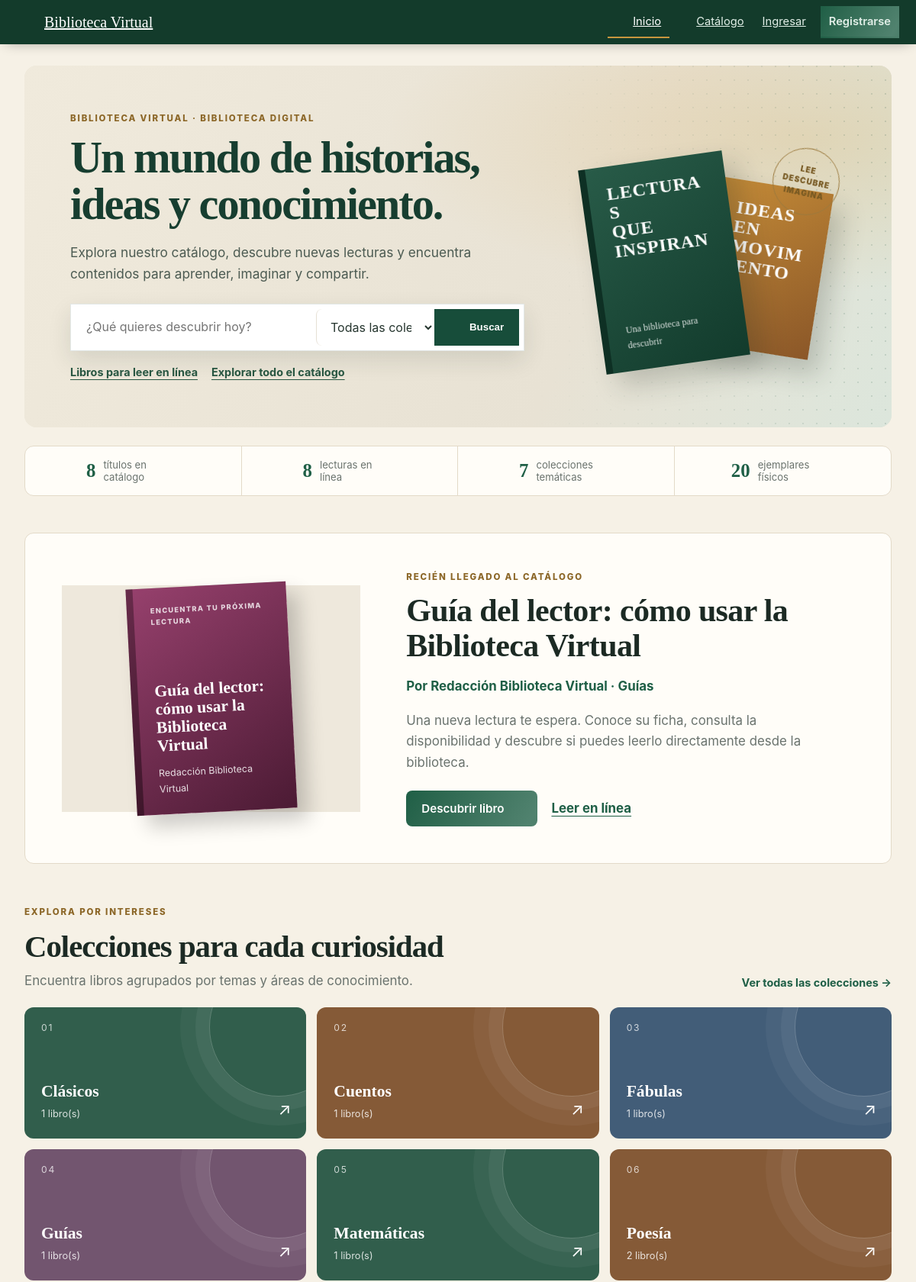
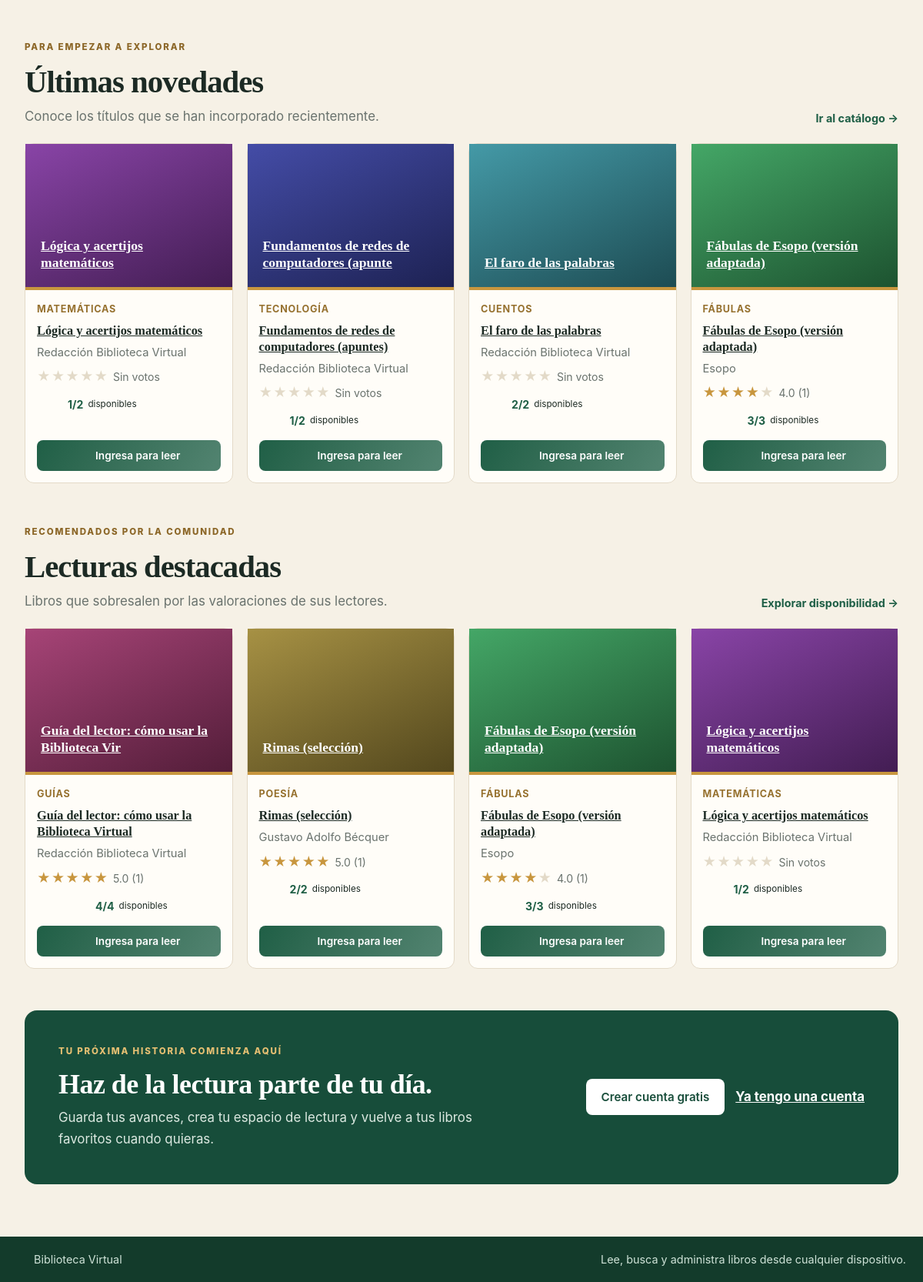
The page / on the database its author committed (2 pictures, top to bottom).
### tables this page shows
CREATE TABLE configuracion (
  clave VARCHAR(40) NOT NULL,
  valor TEXT DEFAULT NULL,
  PRIMARY KEY (clave)
);

CREATE TABLE libros (
  id INT NOT NULL AUTO_INCREMENT,
  codigo VARCHAR(30) NOT NULL,
  titulo VARCHAR(150) NOT NULL,
  autor_id INT NOT NULL,
  categoria_id INT NOT NULL,
  editorial VARCHAR(100) DEFAULT NULL,
  anio SMALLINT DEFAULT NULL,
  ejemplares INT NOT NULL DEFAULT 0,
  descripcion TEXT DEFAULT NULL,
  archivo VARCHAR(80) DEFAULT NULL,
  creado_en TIMESTAMP NOT NULL DEFAULT CURRENT_TIMESTAMP,
  PRIMARY KEY (id),
  UNIQUE KEY uq_libros_codigo (codigo),
  KEY idx_libros_titulo (titulo),
  KEY idx_libros_autor (autor_id),
  KEY idx_libros_categoria (categoria_id),
  CONSTRAINT fk_libros_autor FOREIGN KEY (autor_id) REFERENCES autores(id) ON DELETE RESTRICT,
  CONSTRAINT fk_libros_categoria FOREIGN KEY (categoria_id) REFERENCES categorias(id) ON DELETE RESTRICT
);

CREATE TABLE autores (
  id INT NOT NULL AUTO_INCREMENT,
  nombre VARCHAR(100) NOT NULL,
  nacionalidad VARCHAR(60) DEFAULT NULL,
  PRIMARY KEY (id),
  UNIQUE KEY uq_autores_nombre (nombre)
);

CREATE TABLE categorias (
  id INT NOT NULL AUTO_INCREMENT,
  nombre VARCHAR(60) NOT NULL,
  descripcion VARCHAR(200) DEFAULT NULL,
  PRIMARY KEY (id),
  UNIQUE KEY uq_categorias_nombre (nombre)
);

### index.php (the view, shortened to what the rows shown need)
<?php
require_once 'seguridad.php';
$cn = db();
$categorias = consulta($cn, 'SELECT c.id, c.nombre, COUNT(l.id) AS total FROM categorias c LEFT JOIN libros l ON l.categoria_id = c.id GROUP BY c.id, c.nombre ORDER BY c.nombre');
$novedades = consulta($cn, 'SELECT l.id, l.titulo, l.ejemplares, l.categoria_id, c.nombre AS categoria, a.nombre AS autor, ' . sql_disponibles('l') . ' AS disponibles, ' . sql_extra_tarjeta() . ' FROM libros l JOIN autores a ON a.id = l.autor_id JOIN categorias c ON c.id = l.categoria_id ORDER BY l.creado_en DESC, l.id DESC LIMIT 8');
$mas_vistos = consulta($cn, 'SELECT l.id, l.titulo, l.ejemplares, l.categoria_id, c.nombre AS categoria, a.nombre AS autor, ' . sql_disponibles('l') . ' AS disponibles, ' . sql_extra_tarjeta() . ' FROM libros l JOIN autores a ON a.id = l.autor_id JOIN categorias c ON c.id = l.categoria_id ORDER BY promedio DESC, votos DESC, l.id DESC LIMIT 4');
$destacado = count($novedades) ? $novedades[0] : null;
require 'cabecera.php';
?>
<div class="inicio-bdb">
  <section class="portada-inicio" aria-labelledby="titulo-inicio">
    <div class="portada-copia">
      <h1 id="titulo-inicio">Un mundo de historias, ideas y conocimiento.</h1>
    </div>
  </section>
  <?php if ($destacado): ?>
  <section class="destacado-editorial" aria-labelledby="titulo-destacado">
    <div class="destacado-visual">
      <div class="portada-destacada" style="--tono:<?php echo (int)(((int)$destacado['categoria_id'] * 47) % 360); ?>">
        <span class="etiqueta-portada">ENCUENTRA TU PRÓXIMA LECTURA</span>
        <?php echo icono('abierto', 42); ?>
        <strong><?php echo e($destacado['titulo']); ?></strong>
        <small><?php echo e($destacado['autor']); ?></small>
      </div>
    </div>
    <div class="destacado-texto">
      <span class="sobrelinea">RECIÉN LLEGADO AL CATÁLOGO</span>
      <h2 id="titulo-destacado"><?php echo e($destacado['titulo']); ?></h2>
      <p class="firma-destacado">Por <?php echo e($destacado['autor']); ?> · <?php echo e($destacado['categoria']); ?></p>
      <p>Una nueva lectura te espera. Conoce su ficha, consulta la disponibilidad y descubre si puedes leerlo directamente desde la biblioteca.</p>
      <div class="acciones-destacado">
        <a class="btn" href="libro.php?id=<?php echo (int)$destacado['id']; ?>">Descubrir libro <?php echo icono('mas', 16); ?></a>
        <?php if (!empty($destacado['leible'])): ?><a class="enlace-editorial" href="<?php echo logueado() ? 'leer.php?id=' . (int)$destacado['id'] : 'login.php'; ?>">Leer en línea</a><?php endif; ?>
      </div>
    </div>
  </section>
  <?php endif; ?>
  <section class="bloque-editorial">
    <div class="cabecera-bloque">
      <div><span class="sobrelinea">EXPLORA POR INTERESES</span><h2>Colecciones para cada curiosidad</h2><p>Encuentra libros agrupados por temas y áreas de conocimiento.</p></div>
    </div>
    <?php if (count($categorias)): ?>
      <div class="colecciones-editoriales">
        <?php foreach (array_slice($categorias, 0, 6) as $i => $c): ?>
          <a class="coleccion-editorial coleccion-<?php echo ($i % 4) + 1; ?>" href="catalogo.php?categoria=<?php echo (int)$c['id']; ?>">
            <span class="numero-coleccion">0<?php echo $i + 1; ?></span>
            <span class="nombre-coleccion"><?php echo e($c['nombre']); ?></span>
            <span class="cantidad-coleccion"><?php echo (int)$c['total']; ?> libro(s)</span>
            <span class="flecha-coleccion" aria-hidden="true">↗</span>
          </a>
        <?php endforeach; ?>
      </div>
    <?php else: ?>
      <div class="vacio">Las colecciones aparecerán aquí cuando se registren categorías.</div>
    <?php endif; ?>
  </section>
  <section class="bloque-editorial bloque-novedades">
    <div class="cabecera-bloque">
      <div><span class="sobrelinea">PARA EMPEZAR A EXPLORAR</span><h2>Últimas novedades</h2><p>Conoce los títulos que se han incorporado recientemente.</p></div>
    </div>
    <?php if (count($novedades) > 1): ?>
      <div class="rejilla rejilla-editorial">
        <?php foreach (array_slice($novedades, 1, 4) as $l) { echo tarjeta_libro($l); } ?>
      </div>
    <?php elseif (!$destacado): ?>
      <div class="vacio">Aún no hay libros registrados. Pronto encontrarás nuevas lecturas aquí.</div>
    <?php else: ?>
      <div class="vacio">Estamos preparando más novedades para ti. Mientras tanto, descubre el libro destacado.</div>
    <?php endif; ?>
  </section>
  <section class="bloque-editorial bloque-mas-vistos">
    <div class="cabecera-bloque">
      <div><span class="sobrelinea">RECOMENDADOS POR LA COMUNIDAD</span><h2>Lecturas destacadas</h2><p>Libros que sobresalen por las valoraciones de sus lectores.</p></div>
    </div>
    <?php if (count($mas_vistos)): ?>
      <div class="rejilla rejilla-editorial">
        <?php foreach ($mas_vistos as $l) { echo tarjeta_libro($l); } ?>
      </div>
    <?php else: ?>
      <div class="vacio">Las lecturas destacadas aparecerán cuando haya libros en el catálogo.</div>
    <?php endif; ?>
  </section>
  <section class="invitacion-lector">
    <div><span class="sobrelinea">TU PRÓXIMA HISTORIA COMIENZA AQUÍ</span><h2>Haz de la lectura parte de tu día.</h2><p>Guarda tus avances, crea tu espacio de lectura y vuelve a tus libros favoritos cuando quieras.</p></div>
  </section>
</div>
<?php require 'pie.php'; ?>

### cabecera.php (shortened to what the rows shown need)
<?php
$cab_cfg = config_sitio();
$cab_usuario = usuario_actual();
$cab_tema = ($cab_usuario && in_array($cab_usuario['tema'], array('auto', 'claro', 'oscuro'), true)) ? $cab_usuario['tema'] : 'auto';
?>
<!DOCTYPE html>
<html lang="es" data-tema="<?php echo e($cab_tema); ?>">
<head>
<link rel="stylesheet" href="estilos.css?v=20261126-2">
</head>
<body data-csrf="<?php echo e(csrf_token()); ?>" data-logueado="<?php echo logueado() ? '1' : '0'; ?>">
<header class="barra">
  <div class="barra-in">
    <a class="logo" href="<?php echo es_admin() ? 'panel.php' : (es_bibliotecario() ? 'panel_bibliotecario.php' : 'index.php'); ?>"><?php echo icono('libro', 26); ?><span><?php echo e($cab_cfg['nombre_sitio']); ?></span></a>
  </div>
</header>
<main class="contenedor">

### seguridad.php (shortened to what the rows shown need)
<?php
require_once __DIR__ . '/conectar.php';
function e($v) {
    return htmlspecialchars((string)$v, ENT_QUOTES, 'UTF-8');
}
function logueado() {
    return !empty($_SESSION['usuario_id']);
}
function es_admin() {
    return logueado() && isset($_SESSION['rol']) && $_SESSION['rol'] === 'admin';
}
function es_lector() {
    return logueado() && isset($_SESSION['rol']) && $_SESSION['rol'] === 'lector';
}
function es_bibliotecario() {
    return logueado() && isset($_SESSION['rol']) && $_SESSION['rol'] === 'bibliotecario';
}
function csrf_token() {
    return $_SESSION['csrf'];
}
function consulta($cn, $sql, $tipos = '', $params = array()) {
    $st = $cn->prepare($sql);
    $st->execute();
    $filas = array();
    $meta = $st->result_metadata();
    if ($meta) {
        if (method_exists($st, 'get_result')) {
            $r = $st->get_result();
            while ($f = $r->fetch_assoc()) { $filas[] = $f; }
        }
    }
    return $filas;
}
function usuario_actual() {
    static $u = false;
    if ($u === false) {
        $u = null;
    }
    return $u;
}
function config_sitio() {
    static $c = null;
    if ($c === null) {
        $c = array('nombre_sitio' => 'Biblioteca Virtual', 'color_primario' => '#1f5f46', 'color_acento' => '#c8963e', 'color_fondo' => '#f6f1e6', 'color_fondo_oscuro' => '#101a16', 'css_extra' => '');
        try {
            foreach (consulta(db(), 'SELECT clave, valor FROM configuracion') as $f) { $c[$f['clave']] = (string)$f['valor']; }
        } catch (Throwable $ex) {
        }
    }
    return $c;
}
function sql_disponibles($alias = 'l') {
    return '(' . $alias . ".ejemplares - (SELECT COUNT(*) FROM prestamos pd WHERE pd.libro_id = " . $alias . ".id AND pd.estado = 'Activo'))";
}
function sql_promedio($alias = 'l') {
    return '(SELECT ROUND(AVG(rs.puntuacion), 1) FROM resenas rs WHERE rs.libro_id = ' . $alias . '.id)';
}
function sql_votos($alias = 'l') {
    return '(SELECT COUNT(*) FROM resenas rv WHERE rv.libro_id = ' . $alias . '.id)';
}
function sql_leible($alias = 'l') {
    return '((SELECT COUNT(*) FROM capitulos cp WHERE cp.libro_id = ' . $alias . '.id) > 0 OR ' . $alias . '.archivo IS NOT NULL)';
}
function sql_extra_tarjeta() {
    return sql_promedio('l') . ' AS promedio, ' . sql_votos('l') . ' AS votos, ' . sql_leible('l') . ' AS leible';
}
function estrellas($promedio, $votos = null) {
    $p = (float)$promedio;
    $html = '<span class="estrellas" title="' . ($votos === 0 ? 'Sin calificaciones' : number_format($p, 1) . ' de 5') . '">';
    for ($i = 1; $i <= 5; $i++) {
        $html .= '<span class="' . ($p >= $i - 0.25 ? 'llena' : ($p >= $i - 0.75 ? 'media' : 'vacia')) . '">★</span>';
    }
    if ($votos !== null) { $html .= ' <small>' . ($votos > 0 ? number_format($p, 1) . ' (' . (int)$votos . ')' : 'Sin votos') . '</small>'; }
    return $html . '</span>';
}
function icono($nombre, $tam = 18) {
    $trazo = isset($p[$nombre]) ? $p[$nombre] : $p['libro'];
    return '<svg class="ico" width="' . (int)$tam . '" height="' . (int)$tam . '" viewBox="0 0 24 24" fill="none" stroke="currentColor" stroke-width="2" stroke-linecap="round" stroke-linejoin="round" aria-hidden="true">' . $trazo . '</svg>';
}
function iconos_ejemplares($disp, $total) {
    $disp = max(0, (int)$disp);
    $total = max(0, (int)$total);
    $mostrar = min($total, 10);
    $html = '<span class="ejemplares-iconos" title="' . $disp . ' de ' . $total . ' ejemplares físicos disponibles">';
    for ($i = 1; $i <= $mostrar; $i++) {
        $html .= '<span class="ej ' . ($i <= $disp ? 'on' : 'off') . '">' . icono('libro', 16) . '</span>';
    }
    return $html . '</span>';
}
function tarjeta_libro($l) {
    $disp = (int)$l['disponibles'];
    $total = (int)$l['ejemplares'];
    $matiz = ((int)$l['categoria_id'] * 47) % 360;
    $url = 'libro.php?id=' . (int)$l['id'];
    $leible = !empty($l['leible']);
    $h = '<article class="tarjeta-libro">';
    $h .= '<a class="portada" href="' . $url . '" style="--h:' . $matiz . '">' . icono('libro', 30) . '<span>' . e(mb_substr($l['titulo'], 0, 44)) . '</span></a>';
    $h .= '<div class="datos"><span class="cat">' . e($l['categoria']) . '</span>';
    $h .= '<h3><a href="' . $url . '">' . e($l['titulo']) . '</a></h3>';
    $h .= '<p class="autor">' . e($l['autor']) . '</p>';
    $h .= '<div class="valoracion">' . estrellas(isset($l['promedio']) ? $l['promedio'] : 0, isset($l['votos']) ? (int)$l['votos'] : 0) . '</div>';
    if ($total > 0) {
        $h .= '<div class="stock ' . ($disp > 0 ? 'hay' : 'agotado') . '">' . iconos_ejemplares($disp, $total) . '<strong>' . $disp . '/' . $total . '</strong> <small>disponibles</small></div>';
    } else {
        $h .= '<div class="stock hay"><small>Solo lectura en línea</small></div>';
    }
    $h .= '<div class="acciones-tarjeta">';
    if ($leible && logueado()) {
        $h .= '<a class="btn btn-sm" href="leer.php?id=' . (int)$l['id'] . '">' . icono('abierto', 16) . ' Leer ahora</a>';
    } elseif ($leible) {
        $h .= '<a class="btn btn-sm" href="login.php">' . icono('abierto', 16) . ' Ingresa para leer</a>';
    }
    $h .= '</div>';
    return $h . '</div></article>';
}

### rows shown on the page
configuracion: valor "Biblioteca Virtual"
libros: titulo "Guía del lector: cómo usar la Biblioteca Virtual", $tam 30 (drawn), titulo "Guía del lector: cómo usar la Biblioteca Vir", categoria.nombre "GUÍAS", autor.nombre "Redacción Biblioteca Virtual", p "5.0", votos "1", $tam 16 (drawn), disp "4", ejemplares "4"
autores: nombre "Redacción Biblioteca Virtual"
categorias: nombre "Guías", total "1"
categorias: nombre "Clásicos", total "1"
categorias: nombre "Cuentos", total "1"
categorias: nombre "Fábulas", total "1"
categorias: nombre "Matemáticas", total "1"
categorias: nombre "Poesía", total "2"
libros: $tam 30 (drawn), titulo "Lógica y acertijos matemáticos", categoria.nombre "MATEMÁTICAS", autor.nombre "Redacción Biblioteca Virtual", $tam 16 (drawn), disp "1", ejemplares "2"
libros: $tam 30 (drawn), titulo "Fundamentos de redes de computadores (apunte", categoria.nombre "TECNOLOGÍA", titulo "Fundamentos de redes de computadores (apuntes)", autor.nombre "Redacción Biblioteca Virtual", $tam 16 (drawn), disp "1", ejemplares "2"
libros: $tam 30 (drawn), titulo "El faro de las palabras", categoria.nombre "CUENTOS", autor.nombre "Redacción Biblioteca Virtual", $tam 16 (drawn), disp "2", ejemplares "2"
libros: $tam 30 (drawn), titulo "Fábulas de Esopo (versión adaptada)", categoria.nombre "FÁBULAS", autor.nombre "Esopo", p "4.0", votos "1", $tam 16 (drawn), disp "3", ejemplares "3"
libros: $tam 30 (drawn), titulo "Rimas (selección)", categoria.nombre "POESÍA", autor.nombre "Gustavo Adolfo Bécquer", p "5.0", votos "1", $tam 16 (drawn), disp "2", ejemplares "2"

### other values the page prints
$cab_item[1] "Inicio"
$cab_item[1] "Catálogo"
$configuracion_inicio = config_sitio()['nombre_sitio'] "BIBLIOTECA VIRTUAL"
$tot_libros "8"
$tot_leibles "8"
$tot_categorias "7"
$tot_ejemplares "20"
$pie_cfg['nombre_sitio'] "Biblioteca Virtual"
